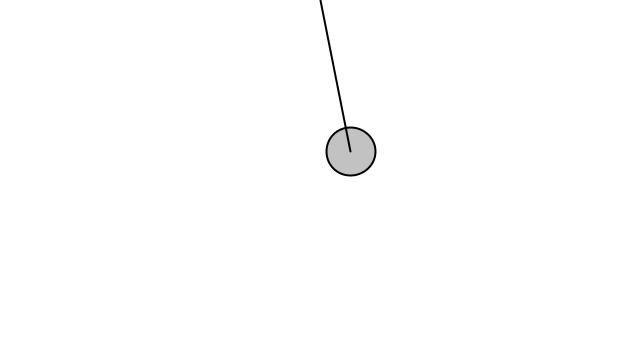
Frame 1 (no input)
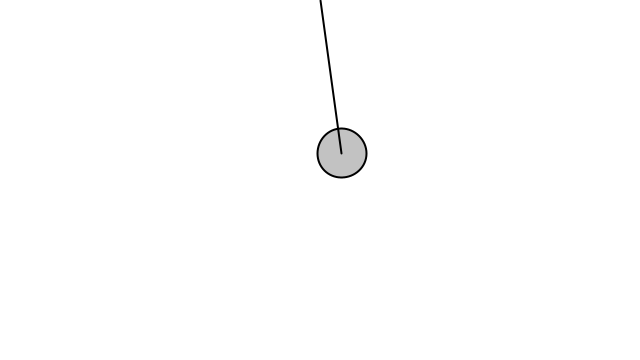
Frame 60 (the mouse pressed at the canvas centre just before this capture)
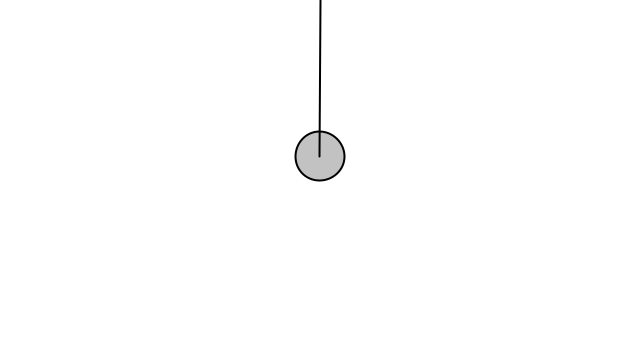
Frame 120 (the mouse held since frame 60 and released just before this capture)

The Processing sketch that drew these frames (run headless with seeded random() and noise(); from frame 60 on, the mouse is pressed at the canvas centre):

// Processing sketch: n3_3_spring
// ── n3_3_spring.pde
PVector origin;
Mover bob;
Spring s;
PVector gravity;

void setup() {
  size(640,360);
  origin = new PVector(width/2,0);
  bob = new Mover();
  s = new Spring(0.1,height/2);
  gravity = new PVector(0, 0.3);
}
void draw() {
  background(255);
  s.connect(bob);
  //gravity.mult(bob.mass);
  bob.applyForce(gravity);
  bob.update();
  bob.display();
  line(origin.x,origin.y,bob.location.x,bob.location.y);
}
// ── Mover.pde
class Mover {
  PVector location;
  PVector velocity;
  PVector acceleration;
  float mass;
  
  Mover() {
    location = new PVector(random(width/3,2*width/3), random(height/3,2*height/3));
    velocity = new PVector(0, 0);
    acceleration = new PVector(0, 0);
    mass = random(5, 10);
  }
  void applyForce(PVector force) {
    PVector f = PVector.div(force, mass);
    acceleration.add(f);
  }
  void update() {
    velocity.add(acceleration);
    location.add(velocity);
    //velocity.limit(10);
    acceleration.mult(0);
  }
  void bounce() {
    if (location.x > width) {
      location.x = width;
      velocity.x *= -1;
    } else if (location.x < 0) {
      location.x = 0;
      velocity.x *= -1;
    } if (location.y > height) {
      location.y = height;
      velocity.y *= -1;
    } else if (location.y < 0) {
      location.y = 0;
      velocity.y *= -1;
    }
  }
  void display() {
    stroke(0);
    strokeWeight(2);
    fill(100, 100);
    ellipse(location.x, location.y, mass*5, mass*5);
  }
}
// ── Spring.pde
class Spring {
  float k;
  float restLength;
  float displacement;
  Spring(float a, float b) {
    k = a;
    restLength = b;
  }
  void connect(Mover m) {
    PVector force = PVector.sub(m.location,origin);
    displacement = force.mag() - restLength;
    force.normalize();
    force.mult(-1 * k * displacement);
    m.applyForce(force);
  }
}
